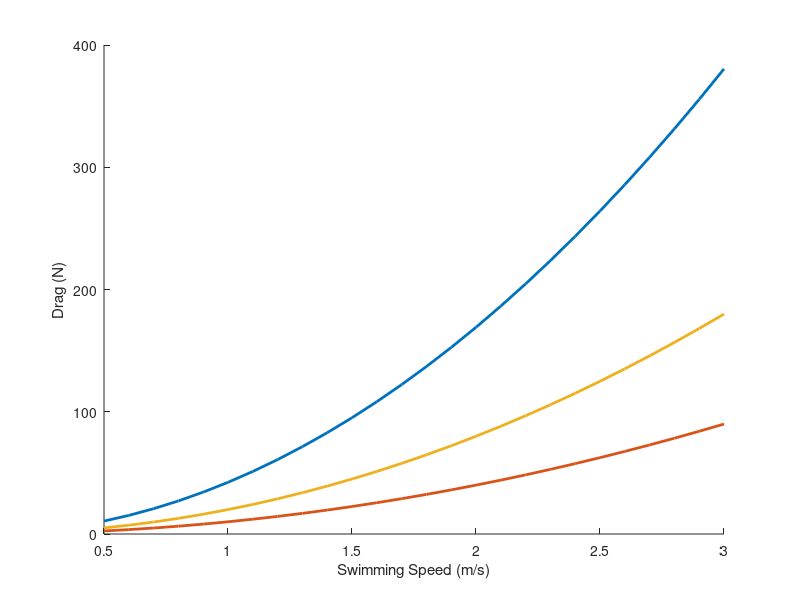

Recreate this plot in MATLAB. (Note: this script raises an error after producing the figure.)
% bowhead vs narw drag

% drag = 1/2 rho A Cd U^2 
% drag coefficient from van der Hoop, McGregor, fairly average 
Cd = 0.01; 
% seawater density
rho = 1025;
U = 0.5:0.1:3; % speeds
% drag augmentation factor for oscillation, = 3 as per Frank Fish, pers comm
k = 1.5;
% appendages
g = 1.3;

%%
bowhead_drag = 0.5*rho*4.23*Cd*U.^2*g*k; 
right_drag1 = 0.5*rho*1*Cd*U.^2*g*k; 
right_drag2 = 0.5*rho*2*Cd*U.^2*g*k; 
% data_drag = 0.5*rho.*gapes*Cd.*allspeeds'*g*k; 

figure(1), clf
hold on 
plot(U,bowhead_drag,'LineWidth',2)
plot(U,right_drag1,'LineWidth',2)
plot(U,right_drag2,'LineWidth',2)

xlabel('Swimming Speed (m/s)'), ylabel('Drag (N)'), adjustfigurefont('helvetica',14)
legend('Bowhead, 4.2 m^2 gape', 'Right, 1m^2 gape', 'Right, 2m^2 gape','location','NW')


figure(2), clf, hold on 
plot(U,4.2*U,'--','LineWidth',2)
plot(U,1*U,'--','LineWidth',2)
plot(U,2*U,'--','LineWidth',2)
xlabel('Swimming Speed (m/s)'), ylabel('Filtration Rate (m^3/s)'), adjustfigurefont('helvetica',14)
legend('Bowhead, 4.2 m^2 gape', 'Right, 1m^2 gape', 'Right, 2m^2 gape','location','NW')


figure(3), clf
h1 = axes('Color','w','XColor','k','YColor','k',...
          'YLim',[0 450],'Xlim',[0.5 max(U)],'NextPlot','add');
h2 = axes('Color','none','XColor','k','YColor','k',...
          'YLim',[0 14],'Xlim',[0.5 max(U)],...
          'Yaxislocation','right','ytick',[0 3 6 9 12],...
          'Xaxislocation','top','xtick',[],'NextPlot','add');

xlabel(h1,'Swimming Speed (m/s)');
ylabel(h1,'Drag (N); Frontal Area Reference');
ylabel(h2,'Filtation Rate (m^3/s)');

plot(h1,U,bowhead_drag,'Linewidth',2)
plot(h1,U,right_drag1,'Linewidth',2)
plot(h1,U,right_drag2,'Linewidth',2)

bowhead_frate = 4.2*U; % filtration rates of bowhead and rights based on area and swimming speed
right_frate1 = 1*U; 
right_frate2 = 2*U; 

plot(h2,U,bowhead_frate,'--','LineWidth',2)
plot(h2,U,right_frate1,'--','LineWidth',2)
plot(h2,U,right_frate2,'--','LineWidth',2)
legend('Bowhead, 4.2 m^2 gape', 'Right, 1m^2 gape', 'Right, 2m^2 gape','location','NW')

adjustfigurefont('Helvetica',14), print('bowhead_right_drag','-dpng')

% values for paper

% right whale with 1m2 gape filters 3 m^3/s at 3 m/s, drag is X amount more
% than bowhead filtering that speed 
right_drag1(end)/bowhead_drag(3);
right_drag2(find(U==1.5))/bowhead_drag(3);


% plot(h1,allspeeds,data_drag,'o')
% plot(h2,allspeeds,all_hr_rate/3600,'^')
return 

%% sharks
whaleshark_drag = 0.5*rho*0.1*Cd*U.^2*g*k; 
basking_drag = 0.5*rho*0.4*Cd*U.^2*g*k;

% figure(3), clf
% h1 = axes('Color','w','XColor','k','YColor','k',...
%           'YLim',[0 450],'Xlim',[0.5 max(U)],'NextPlot','add');
% h2 = axes('Color','none','XColor','k','YColor','k',...
%           'YLim',[0 14],'Xlim',[0.5 max(U)],...
%           'Yaxislocation','right','ytick',[0 3 6 9 12],...
%           'Xaxislocation','top','xtick',[],'NextPlot','add');

% xlabel(h1,'Swimming Speed (m/s)');
% ylabel(h1,'Drag (N); Frontal Area Reference');
% ylabel(h2,'Filtation Rate (m^3/s)');

plot(h1,U,whaleshark_drag,'Linewidth',2)
plot(h1,U,basking_drag,'Linewidth',2)

whaleshark_frate = 0.1*U; % filtration rates of bowhead and rights based on area and swimming speed
basking_frate = 0.4*U; 

plot(h2,U,whaleshark_frate,'--','LineWidth',2)
plot(h2,U,basking_frate,'--','LineWidth',2)
legend('Whale Shark', 'Basking Shark','location','NW')
